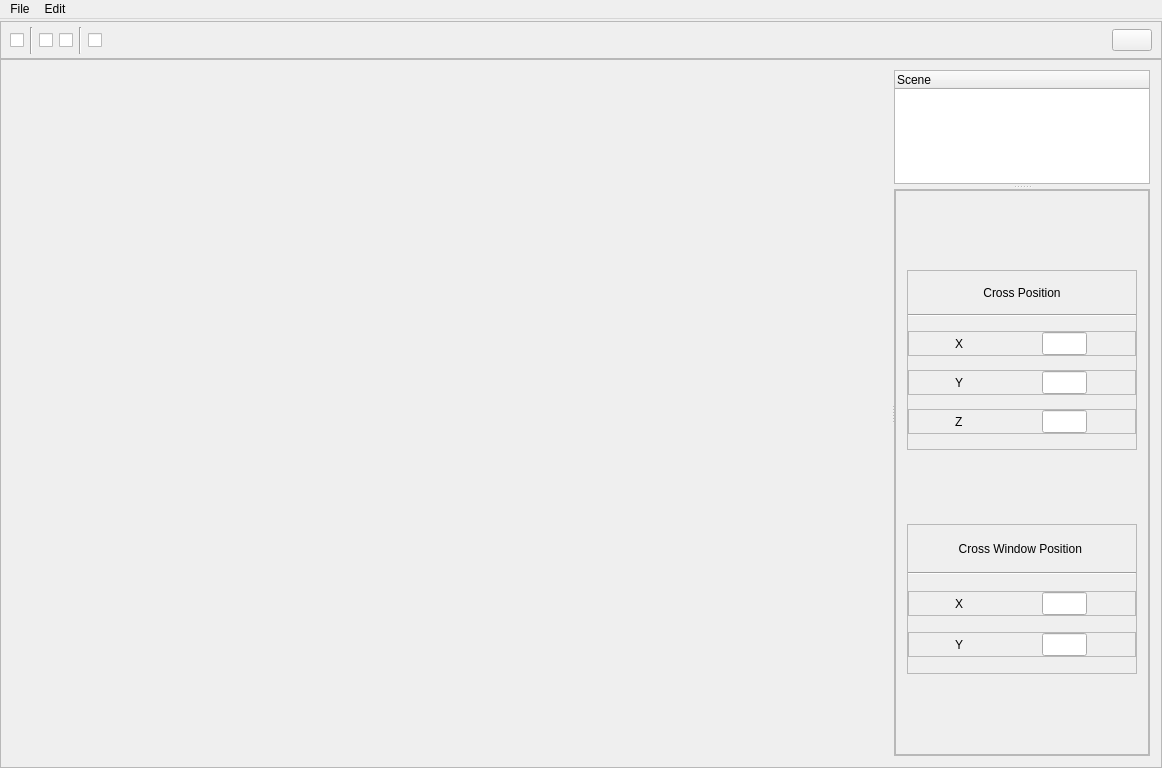
<?xml version="1.0" encoding="UTF-8"?>
<ui version="4.0">
 <class>MainWindow</class>
 <widget class="QMainWindow" name="MainWindow">
  <property name="geometry">
   <rect>
    <x>0</x>
    <y>0</y>
    <width>1162</width>
    <height>768</height>
   </rect>
  </property>
  <property name="windowTitle">
   <string>Editor</string>
  </property>
  <property name="toolTip">
   <string>&lt;html&gt;&lt;head/&gt;&lt;body&gt;&lt;p&gt;&lt;br/&gt;&lt;/p&gt;&lt;/body&gt;&lt;/html&gt;</string>
  </property>
  <property name="styleSheet">
   <string notr="true"/>
  </property>
  <widget class="QWidget" name="centralWidget">
   <layout class="QVBoxLayout" name="verticalLayout_8">
    <property name="spacing">
     <number>0</number>
    </property>
    <property name="leftMargin">
     <number>0</number>
    </property>
    <property name="topMargin">
     <number>0</number>
    </property>
    <property name="rightMargin">
     <number>0</number>
    </property>
    <property name="bottomMargin">
     <number>0</number>
    </property>
    <item>
     <widget class="QFrame" name="headerFrame">
      <property name="sizePolicy">
       <sizepolicy hsizetype="Preferred" vsizetype="Preferred">
        <horstretch>0</horstretch>
        <verstretch>0</verstretch>
       </sizepolicy>
      </property>
      <property name="minimumSize">
       <size>
        <width>0</width>
        <height>39</height>
       </size>
      </property>
      <property name="maximumSize">
       <size>
        <width>16777215</width>
        <height>35</height>
       </size>
      </property>
      <property name="frameShape">
       <enum>QFrame::StyledPanel</enum>
      </property>
      <property name="frameShadow">
       <enum>QFrame::Raised</enum>
      </property>
      <layout class="QHBoxLayout" name="horizontalLayout">
       <property name="leftMargin">
        <number>9</number>
       </property>
       <property name="topMargin">
        <number>5</number>
       </property>
       <property name="rightMargin">
        <number>9</number>
       </property>
       <property name="bottomMargin">
        <number>5</number>
       </property>
       <item>
        <widget class="QCheckBox" name="cudaCheckBox">
         <property name="minimumSize">
          <size>
           <width>0</width>
           <height>0</height>
          </size>
         </property>
         <property name="maximumSize">
          <size>
           <width>1000</width>
           <height>1000</height>
          </size>
         </property>
         <property name="toolTip">
          <string>CUDA</string>
         </property>
         <property name="text">
          <string/>
         </property>
         <property name="icon">
          <iconset resource="resources/icons.qrc">
           <normaloff>:/cameraButton/icons/nvidia2.ico</normaloff>:/cameraButton/icons/nvidia2.ico</iconset>
         </property>
         <property name="iconSize">
          <size>
           <width>25</width>
           <height>25</height>
          </size>
         </property>
        </widget>
       </item>
       <item>
        <widget class="Line" name="line_3">
         <property name="orientation">
          <enum>Qt::Vertical</enum>
         </property>
        </widget>
       </item>
       <item>
        <widget class="QCheckBox" name="threeDCheckBox">
         <property name="sizePolicy">
          <sizepolicy hsizetype="Minimum" vsizetype="Minimum">
           <horstretch>0</horstretch>
           <verstretch>0</verstretch>
          </sizepolicy>
         </property>
         <property name="toolTip">
          <string>Stereoscopic View</string>
         </property>
         <property name="text">
          <string/>
         </property>
         <property name="icon">
          <iconset resource="resources/icons.qrc">
           <normaloff>:/cameraButton/icons/3d.ico</normaloff>:/cameraButton/icons/3d.ico</iconset>
         </property>
         <property name="iconSize">
          <size>
           <width>25</width>
           <height>25</height>
          </size>
         </property>
        </widget>
       </item>
       <item>
        <widget class="QCheckBox" name="cameraTypeCheckbox">
         <property name="toolTip">
          <string>FPS Camera</string>
         </property>
         <property name="text">
          <string/>
         </property>
         <property name="icon">
          <iconset resource="resources/icons.qrc">
           <normaloff>:/cameraButton/icons/camera.ico</normaloff>:/cameraButton/icons/camera.ico</iconset>
         </property>
         <property name="iconSize">
          <size>
           <width>25</width>
           <height>25</height>
          </size>
         </property>
        </widget>
       </item>
       <item>
        <widget class="Line" name="line_4">
         <property name="orientation">
          <enum>Qt::Vertical</enum>
         </property>
        </widget>
       </item>
       <item>
        <widget class="QCheckBox" name="showPointsCheckbox">
         <property name="toolTip">
          <string>&lt;html&gt;&lt;head/&gt;&lt;body&gt;&lt;p&gt;Show Points&lt;/p&gt;&lt;/body&gt;&lt;/html&gt;</string>
         </property>
         <property name="text">
          <string/>
         </property>
         <property name="icon">
          <iconset resource="resources/icons.qrc">
           <normaloff>:/cameraButton/icons/points_white.png</normaloff>:/cameraButton/icons/points_white.png</iconset>
         </property>
         <property name="iconSize">
          <size>
           <width>25</width>
           <height>25</height>
          </size>
         </property>
        </widget>
       </item>
       <item>
        <spacer name="horizontalSpacer">
         <property name="orientation">
          <enum>Qt::Horizontal</enum>
         </property>
         <property name="sizeHint" stdset="0">
          <size>
           <width>40</width>
           <height>20</height>
          </size>
         </property>
        </spacer>
       </item>
       <item>
        <widget class="QPushButton" name="showObjectsDialogButton">
         <property name="toolTip">
          <string>Objects</string>
         </property>
         <property name="text">
          <string/>
         </property>
         <property name="icon">
          <iconset resource="resources/icons.qrc">
           <normaloff>:/cameraButton/icons/geometry_white.png</normaloff>:/cameraButton/icons/geometry_white.png</iconset>
         </property>
         <property name="iconSize">
          <size>
           <width>25</width>
           <height>25</height>
          </size>
         </property>
        </widget>
       </item>
      </layout>
     </widget>
    </item>
    <item>
     <widget class="QFrame" name="mainFrame">
      <property name="sizePolicy">
       <sizepolicy hsizetype="Preferred" vsizetype="Preferred">
        <horstretch>10</horstretch>
        <verstretch>10</verstretch>
       </sizepolicy>
      </property>
      <property name="frameShape">
       <enum>QFrame::StyledPanel</enum>
      </property>
      <property name="frameShadow">
       <enum>QFrame::Raised</enum>
      </property>
      <layout class="QHBoxLayout" name="horizontalLayout_7">
       <item>
        <widget class="QSplitter" name="renderToPropertiesSplitter">
         <property name="orientation">
          <enum>Qt::Horizontal</enum>
         </property>
         <property name="handleWidth">
          <number>3</number>
         </property>
         <widget class="GLWidget" name="glRendererWidget" native="true">
          <property name="sizePolicy">
           <sizepolicy hsizetype="Expanding" vsizetype="Preferred">
            <horstretch>6</horstretch>
            <verstretch>0</verstretch>
           </sizepolicy>
          </property>
          <property name="toolTip">
           <string>&lt;html&gt;&lt;head/&gt;&lt;body&gt;&lt;p&gt;&lt;br/&gt;&lt;/p&gt;&lt;/body&gt;&lt;/html&gt;</string>
          </property>
         </widget>
         <widget class="QSplitter" name="sceneProperitesSplitter">
          <property name="orientation">
           <enum>Qt::Vertical</enum>
          </property>
          <property name="handleWidth">
           <number>5</number>
          </property>
          <widget class="SceneTree" name="sceneTree">
           <property name="sizePolicy">
            <sizepolicy hsizetype="Expanding" vsizetype="Expanding">
             <horstretch>7</horstretch>
             <verstretch>1</verstretch>
            </sizepolicy>
           </property>
           <column>
            <property name="text">
             <string notr="true">Scene</string>
            </property>
           </column>
          </widget>
          <widget class="QFrame" name="propertiesFrame">
           <property name="sizePolicy">
            <sizepolicy hsizetype="Expanding" vsizetype="Expanding">
             <horstretch>2</horstretch>
             <verstretch>5</verstretch>
            </sizepolicy>
           </property>
           <property name="frameShape">
            <enum>QFrame::StyledPanel</enum>
           </property>
           <property name="frameShadow">
            <enum>QFrame::Raised</enum>
           </property>
           <layout class="QVBoxLayout" name="verticalLayout_2">
            <property name="spacing">
             <number>0</number>
            </property>
            <property name="leftMargin">
             <number>0</number>
            </property>
            <property name="topMargin">
             <number>0</number>
            </property>
            <property name="rightMargin">
             <number>0</number>
            </property>
            <property name="bottomMargin">
             <number>0</number>
            </property>
            <item>
             <widget class="QScrollArea" name="propertiesScrollArea">
              <property name="widgetResizable">
               <bool>true</bool>
              </property>
              <widget class="QWidget" name="scrollAreaWidgetContents">
               <property name="geometry">
                <rect>
                 <x>0</x>
                 <y>0</y>
                 <width>252</width>
                 <height>593</height>
                </rect>
               </property>
               <layout class="QVBoxLayout" name="verticalLayout_5">
                <item>
                 <widget class="QFrame" name="positionFrame">
                  <property name="sizePolicy">
                   <sizepolicy hsizetype="Preferred" vsizetype="Preferred">
                    <horstretch>0</horstretch>
                    <verstretch>0</verstretch>
                   </sizepolicy>
                  </property>
                  <property name="maximumSize">
                   <size>
                    <width>16777215</width>
                    <height>180</height>
                   </size>
                  </property>
                  <property name="frameShape">
                   <enum>QFrame::StyledPanel</enum>
                  </property>
                  <property name="frameShadow">
                   <enum>QFrame::Raised</enum>
                  </property>
                  <property name="lineWidth">
                   <number>1</number>
                  </property>
                  <layout class="QVBoxLayout" name="verticalLayout_3">
                   <property name="spacing">
                    <number>0</number>
                   </property>
                   <property name="leftMargin">
                    <number>0</number>
                   </property>
                   <property name="topMargin">
                    <number>0</number>
                   </property>
                   <property name="rightMargin">
                    <number>0</number>
                   </property>
                   <property name="bottomMargin">
                    <number>0</number>
                   </property>
                   <item>
                    <widget class="QLabel" name="positionLabel">
                     <property name="sizePolicy">
                      <sizepolicy hsizetype="Preferred" vsizetype="Preferred">
                       <horstretch>0</horstretch>
                       <verstretch>0</verstretch>
                      </sizepolicy>
                     </property>
                     <property name="maximumSize">
                      <size>
                       <width>16777215</width>
                       <height>15</height>
                      </size>
                     </property>
                     <property name="text">
                      <string>Cross Position</string>
                     </property>
                     <property name="alignment">
                      <set>Qt::AlignCenter</set>
                     </property>
                    </widget>
                   </item>
                   <item>
                    <widget class="Line" name="line">
                     <property name="orientation">
                      <enum>Qt::Horizontal</enum>
                     </property>
                    </widget>
                   </item>
                   <item>
                    <widget class="QFrame" name="positionXFrame">
                     <property name="sizePolicy">
                      <sizepolicy hsizetype="Preferred" vsizetype="Preferred">
                       <horstretch>0</horstretch>
                       <verstretch>0</verstretch>
                      </sizepolicy>
                     </property>
                     <property name="maximumSize">
                      <size>
                       <width>16777215</width>
                       <height>25</height>
                      </size>
                     </property>
                     <property name="frameShape">
                      <enum>QFrame::StyledPanel</enum>
                     </property>
                     <property name="frameShadow">
                      <enum>QFrame::Raised</enum>
                     </property>
                     <layout class="QHBoxLayout" name="horizontalLayout_2">
                      <property name="leftMargin">
                       <number>0</number>
                      </property>
                      <property name="topMargin">
                       <number>0</number>
                      </property>
                      <property name="rightMargin">
                       <number>0</number>
                      </property>
                      <property name="bottomMargin">
                       <number>0</number>
                      </property>
                      <item>
                       <widget class="QLabel" name="positionXLabel">
                        <property name="maximumSize">
                         <size>
                          <width>35</width>
                          <height>35</height>
                         </size>
                        </property>
                        <property name="font">
                         <font>
                          <pointsize>9</pointsize>
                         </font>
                        </property>
                        <property name="text">
                         <string>X</string>
                        </property>
                       </widget>
                      </item>
                      <item>
                       <widget class="QLineEdit" name="positionXInput">
                        <property name="maximumSize">
                         <size>
                          <width>45</width>
                          <height>50</height>
                         </size>
                        </property>
                       </widget>
                      </item>
                     </layout>
                    </widget>
                   </item>
                   <item>
                    <widget class="QFrame" name="positionYFrame">
                     <property name="sizePolicy">
                      <sizepolicy hsizetype="Preferred" vsizetype="Preferred">
                       <horstretch>0</horstretch>
                       <verstretch>0</verstretch>
                      </sizepolicy>
                     </property>
                     <property name="maximumSize">
                      <size>
                       <width>16777215</width>
                       <height>25</height>
                      </size>
                     </property>
                     <property name="frameShape">
                      <enum>QFrame::StyledPanel</enum>
                     </property>
                     <property name="frameShadow">
                      <enum>QFrame::Raised</enum>
                     </property>
                     <layout class="QHBoxLayout" name="horizontalLayout_3">
                      <property name="leftMargin">
                       <number>0</number>
                      </property>
                      <property name="topMargin">
                       <number>0</number>
                      </property>
                      <property name="rightMargin">
                       <number>0</number>
                      </property>
                      <property name="bottomMargin">
                       <number>0</number>
                      </property>
                      <item>
                       <widget class="QLabel" name="positionYLabel">
                        <property name="maximumSize">
                         <size>
                          <width>35</width>
                          <height>35</height>
                         </size>
                        </property>
                        <property name="font">
                         <font>
                          <pointsize>9</pointsize>
                         </font>
                        </property>
                        <property name="text">
                         <string>Y</string>
                        </property>
                       </widget>
                      </item>
                      <item>
                       <widget class="QLineEdit" name="positionYInput">
                        <property name="maximumSize">
                         <size>
                          <width>45</width>
                          <height>35</height>
                         </size>
                        </property>
                       </widget>
                      </item>
                     </layout>
                    </widget>
                   </item>
                   <item>
                    <widget class="QFrame" name="positionZFrame">
                     <property name="sizePolicy">
                      <sizepolicy hsizetype="Preferred" vsizetype="Preferred">
                       <horstretch>0</horstretch>
                       <verstretch>0</verstretch>
                      </sizepolicy>
                     </property>
                     <property name="maximumSize">
                      <size>
                       <width>16777215</width>
                       <height>25</height>
                      </size>
                     </property>
                     <property name="frameShape">
                      <enum>QFrame::StyledPanel</enum>
                     </property>
                     <property name="frameShadow">
                      <enum>QFrame::Raised</enum>
                     </property>
                     <layout class="QHBoxLayout" name="horizontalLayout_4">
                      <property name="leftMargin">
                       <number>0</number>
                      </property>
                      <property name="topMargin">
                       <number>0</number>
                      </property>
                      <property name="rightMargin">
                       <number>0</number>
                      </property>
                      <property name="bottomMargin">
                       <number>0</number>
                      </property>
                      <item>
                       <widget class="QLabel" name="positionZLabel">
                        <property name="maximumSize">
                         <size>
                          <width>35</width>
                          <height>35</height>
                         </size>
                        </property>
                        <property name="font">
                         <font>
                          <pointsize>9</pointsize>
                         </font>
                        </property>
                        <property name="text">
                         <string>Z</string>
                        </property>
                       </widget>
                      </item>
                      <item>
                       <widget class="QLineEdit" name="positionZInput">
                        <property name="maximumSize">
                         <size>
                          <width>45</width>
                          <height>35</height>
                         </size>
                        </property>
                       </widget>
                      </item>
                     </layout>
                    </widget>
                   </item>
                  </layout>
                 </widget>
                </item>
                <item>
                 <widget class="QFrame" name="anglesFrame">
                  <property name="sizePolicy">
                   <sizepolicy hsizetype="Preferred" vsizetype="Preferred">
                    <horstretch>0</horstretch>
                    <verstretch>0</verstretch>
                   </sizepolicy>
                  </property>
                  <property name="maximumSize">
                   <size>
                    <width>16777215</width>
                    <height>150</height>
                   </size>
                  </property>
                  <property name="frameShape">
                   <enum>QFrame::StyledPanel</enum>
                  </property>
                  <property name="frameShadow">
                   <enum>QFrame::Raised</enum>
                  </property>
                  <layout class="QVBoxLayout" name="verticalLayout_4">
                   <property name="spacing">
                    <number>0</number>
                   </property>
                   <property name="leftMargin">
                    <number>0</number>
                   </property>
                   <property name="topMargin">
                    <number>0</number>
                   </property>
                   <property name="rightMargin">
                    <number>0</number>
                   </property>
                   <property name="bottomMargin">
                    <number>0</number>
                   </property>
                   <item>
                    <widget class="QLabel" name="label_5">
                     <property name="maximumSize">
                      <size>
                       <width>16777215</width>
                       <height>15</height>
                      </size>
                     </property>
                     <property name="text">
                      <string>Cross Window Position </string>
                     </property>
                     <property name="alignment">
                      <set>Qt::AlignCenter</set>
                     </property>
                    </widget>
                   </item>
                   <item>
                    <widget class="Line" name="line_2">
                     <property name="orientation">
                      <enum>Qt::Horizontal</enum>
                     </property>
                    </widget>
                   </item>
                   <item>
                    <widget class="QFrame" name="angleXFrame">
                     <property name="sizePolicy">
                      <sizepolicy hsizetype="Preferred" vsizetype="Preferred">
                       <horstretch>0</horstretch>
                       <verstretch>7</verstretch>
                      </sizepolicy>
                     </property>
                     <property name="maximumSize">
                      <size>
                       <width>16777215</width>
                       <height>25</height>
                      </size>
                     </property>
                     <property name="frameShape">
                      <enum>QFrame::StyledPanel</enum>
                     </property>
                     <property name="frameShadow">
                      <enum>QFrame::Raised</enum>
                     </property>
                     <layout class="QHBoxLayout" name="horizontalLayout_5">
                      <property name="leftMargin">
                       <number>0</number>
                      </property>
                      <property name="topMargin">
                       <number>0</number>
                      </property>
                      <property name="rightMargin">
                       <number>0</number>
                      </property>
                      <property name="bottomMargin">
                       <number>0</number>
                      </property>
                      <item>
                       <widget class="QLabel" name="angleXLabel">
                        <property name="maximumSize">
                         <size>
                          <width>35</width>
                          <height>35</height>
                         </size>
                        </property>
                        <property name="font">
                         <font>
                          <pointsize>9</pointsize>
                         </font>
                        </property>
                        <property name="text">
                         <string>X</string>
                        </property>
                       </widget>
                      </item>
                      <item>
                       <widget class="QLineEdit" name="angleXInput">
                        <property name="minimumSize">
                         <size>
                          <width>0</width>
                          <height>0</height>
                         </size>
                        </property>
                        <property name="maximumSize">
                         <size>
                          <width>45</width>
                          <height>35</height>
                         </size>
                        </property>
                       </widget>
                      </item>
                     </layout>
                    </widget>
                   </item>
                   <item>
                    <widget class="QFrame" name="frame_5">
                     <property name="sizePolicy">
                      <sizepolicy hsizetype="Preferred" vsizetype="Preferred">
                       <horstretch>0</horstretch>
                       <verstretch>7</verstretch>
                      </sizepolicy>
                     </property>
                     <property name="maximumSize">
                      <size>
                       <width>16777215</width>
                       <height>25</height>
                      </size>
                     </property>
                     <property name="frameShape">
                      <enum>QFrame::StyledPanel</enum>
                     </property>
                     <property name="frameShadow">
                      <enum>QFrame::Raised</enum>
                     </property>
                     <layout class="QHBoxLayout" name="horizontalLayout_6">
                      <property name="leftMargin">
                       <number>0</number>
                      </property>
                      <property name="topMargin">
                       <number>0</number>
                      </property>
                      <property name="rightMargin">
                       <number>0</number>
                      </property>
                      <property name="bottomMargin">
                       <number>0</number>
                      </property>
                      <item>
                       <widget class="QLabel" name="angleYLabel">
                        <property name="maximumSize">
                         <size>
                          <width>35</width>
                          <height>35</height>
                         </size>
                        </property>
                        <property name="font">
                         <font>
                          <pointsize>9</pointsize>
                         </font>
                        </property>
                        <property name="text">
                         <string>Y</string>
                        </property>
                       </widget>
                      </item>
                      <item>
                       <widget class="QLineEdit" name="angleYInput">
                        <property name="maximumSize">
                         <size>
                          <width>45</width>
                          <height>35</height>
                         </size>
                        </property>
                       </widget>
                      </item>
                     </layout>
                    </widget>
                   </item>
                  </layout>
                  <zorder>label_5</zorder>
                  <zorder>angleXFrame</zorder>
                  <zorder>frame_5</zorder>
                  <zorder>line_2</zorder>
                 </widget>
                </item>
               </layout>
              </widget>
             </widget>
            </item>
           </layout>
          </widget>
         </widget>
        </widget>
       </item>
      </layout>
     </widget>
    </item>
   </layout>
  </widget>
  <widget class="QMenuBar" name="menuBar">
   <property name="geometry">
    <rect>
     <x>0</x>
     <y>0</y>
     <width>1162</width>
     <height>22</height>
    </rect>
   </property>
   <widget class="QMenu" name="menuFile">
    <property name="title">
     <string>File</string>
    </property>
   </widget>
   <widget class="QMenu" name="menuEdit">
    <property name="title">
     <string>Edit</string>
    </property>
    <widget class="QMenu" name="menuColors">
     <property name="title">
      <string>Colors</string>
     </property>
     <widget class="QMenu" name="menuStereoscopic">
      <property name="title">
       <string>Stereoscopic</string>
      </property>
      <addaction name="actionLeft_Eye_Color"/>
      <addaction name="actionRight_Eye_Color"/>
     </widget>
     <addaction name="actionBackground"/>
     <addaction name="actionObjects_Color"/>
     <addaction name="menuStereoscopic"/>
    </widget>
    <widget class="QMenu" name="menuCross">
     <property name="title">
      <string>Cross</string>
     </property>
     <widget class="QMenu" name="menuColors_2">
      <property name="title">
       <string>Colors</string>
      </property>
      <addaction name="actionX_Axis"/>
      <addaction name="actionY_Axis"/>
      <addaction name="actionZ_Axis"/>
     </widget>
     <widget class="QMenu" name="menuVisibility">
      <property name="title">
       <string>Visibility</string>
      </property>
      <addaction name="separator"/>
      <addaction name="separator"/>
      <addaction name="actionShow"/>
      <addaction name="actionHide"/>
     </widget>
     <addaction name="menuColors_2"/>
     <addaction name="actionGrab_Radius_Sphere"/>
     <addaction name="menuVisibility"/>
    </widget>
    <addaction name="menuColors"/>
    <addaction name="menuCross"/>
   </widget>
   <addaction name="menuFile"/>
   <addaction name="menuEdit"/>
  </widget>
  <action name="actionLeft_Eye_Color">
   <property name="text">
    <string>Left Eye Color</string>
   </property>
  </action>
  <action name="actionRight_Eye_Color">
   <property name="text">
    <string>Right Eye Color</string>
   </property>
  </action>
  <action name="actionBackground">
   <property name="text">
    <string>Background Color</string>
   </property>
  </action>
  <action name="actionObjects_Color">
   <property name="text">
    <string>Objects Color</string>
   </property>
  </action>
  <action name="actionX_Axis">
   <property name="text">
    <string>X Axis</string>
   </property>
  </action>
  <action name="actionY_Axis">
   <property name="text">
    <string>Y Axis</string>
   </property>
  </action>
  <action name="actionZ_Axis">
   <property name="text">
    <string>Z Axis</string>
   </property>
  </action>
  <action name="actionGrab_Radius_Sphere">
   <property name="text">
    <string>Grab Radius (Sphere)</string>
   </property>
  </action>
  <action name="actionShow">
   <property name="text">
    <string>Show</string>
   </property>
  </action>
  <action name="actionHide">
   <property name="text">
    <string>Hide</string>
   </property>
  </action>
 </widget>
 <layoutdefault spacing="6" margin="11"/>
 <customwidgets>
  <customwidget>
   <class>GLWidget</class>
   <extends>QWidget</extends>
   <header>glwidget.h</header>
   <container>1</container>
   <slots>
    <signal>ellipsoidARadiusChanged(int)</signal>
    <signal>ellipsoidBRadiusChanged(int)</signal>
    <signal>ellipsoidCRadiusChanged(int)</signal>
    <slot>set3DRendering(bool)</slot>
    <slot>set3DDistance(QString)</slot>
    <slot>leftEyeColorPicker()</slot>
    <slot>rightEyeColorPicker()</slot>
    <slot>setCUDA(bool)</slot>
    <slot>setFPSCamera(bool)</slot>
    <slot>backgroundColorPicker()</slot>
   </slots>
  </customwidget>
  <customwidget>
   <class>SceneTree</class>
   <extends>QTreeWidget</extends>
   <header>widgets/scene_list/scene_tree.h</header>
   <slots>
    <slot>showPointsToogled(bool)</slot>
   </slots>
  </customwidget>
 </customwidgets>
 <resources>
  <include location="resources/icons.qrc"/>
 </resources>
 <connections>
  <connection>
   <sender>showPointsCheckbox</sender>
   <signal>toggled(bool)</signal>
   <receiver>sceneTree</receiver>
   <slot>showPointsToogled(bool)</slot>
   <hints>
    <hint type="sourcelabel">
     <x>220</x>
     <y>45</y>
    </hint>
    <hint type="destinationlabel">
     <x>856</x>
     <y>125</y>
    </hint>
   </hints>
  </connection>
  <connection>
   <sender>showObjectsDialogButton</sender>
   <signal>clicked()</signal>
   <receiver>MainWindow</receiver>
   <slot>showObjectsDialog()</slot>
   <hints>
    <hint type="sourcelabel">
     <x>1128</x>
     <y>45</y>
    </hint>
    <hint type="destinationlabel">
     <x>580</x>
     <y>383</y>
    </hint>
   </hints>
  </connection>
  <connection>
   <sender>actionLeft_Eye_Color</sender>
   <signal>triggered()</signal>
   <receiver>glRendererWidget</receiver>
   <slot>leftEyeColorPicker()</slot>
   <hints>
    <hint type="sourcelabel">
     <x>-1</x>
     <y>-1</y>
    </hint>
    <hint type="destinationlabel">
     <x>308</x>
     <y>359</y>
    </hint>
   </hints>
  </connection>
  <connection>
   <sender>threeDCheckBox</sender>
   <signal>toggled(bool)</signal>
   <receiver>glRendererWidget</receiver>
   <slot>set3DRendering(bool)</slot>
   <hints>
    <hint type="sourcelabel">
     <x>97</x>
     <y>58</y>
    </hint>
    <hint type="destinationlabel">
     <x>230</x>
     <y>177</y>
    </hint>
   </hints>
  </connection>
  <connection>
   <sender>actionRight_Eye_Color</sender>
   <signal>triggered()</signal>
   <receiver>glRendererWidget</receiver>
   <slot>rightEyeColorPicker()</slot>
   <hints>
    <hint type="sourcelabel">
     <x>-1</x>
     <y>-1</y>
    </hint>
    <hint type="destinationlabel">
     <x>308</x>
     <y>359</y>
    </hint>
   </hints>
  </connection>
  <connection>
   <sender>cudaCheckBox</sender>
   <signal>toggled(bool)</signal>
   <receiver>glRendererWidget</receiver>
   <slot>setCUDA(bool)</slot>
   <hints>
    <hint type="sourcelabel">
     <x>59</x>
     <y>58</y>
    </hint>
    <hint type="destinationlabel">
     <x>366</x>
     <y>415</y>
    </hint>
   </hints>
  </connection>
  <connection>
   <sender>cameraTypeCheckbox</sender>
   <signal>toggled(bool)</signal>
   <receiver>glRendererWidget</receiver>
   <slot>setFPSCamera(bool)</slot>
   <hints>
    <hint type="sourcelabel">
     <x>180</x>
     <y>57</y>
    </hint>
    <hint type="destinationlabel">
     <x>366</x>
     <y>415</y>
    </hint>
   </hints>
  </connection>
  <connection>
   <sender>actionBackground</sender>
   <signal>triggered()</signal>
   <receiver>glRendererWidget</receiver>
   <slot>backgroundColorPicker()</slot>
   <hints>
    <hint type="sourcelabel">
     <x>-1</x>
     <y>-1</y>
    </hint>
    <hint type="destinationlabel">
     <x>451</x>
     <y>414</y>
    </hint>
   </hints>
  </connection>
 </connections>
 <slots>
  <slot>showObjectsDialog()</slot>
 </slots>
</ui>
